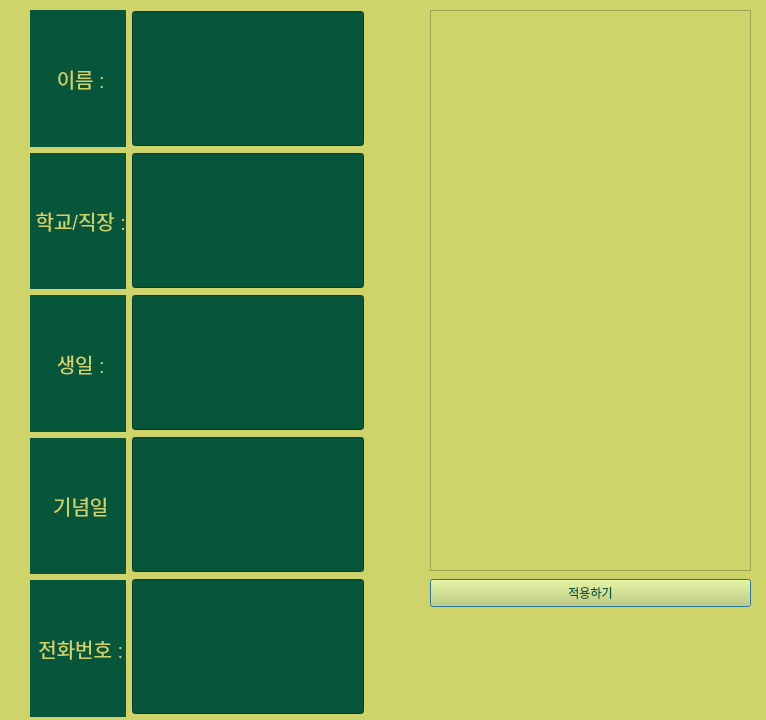
<?xml version="1.0" encoding="UTF-8"?>
<ui version="4.0">
 <class>Dialog</class>
 <widget class="QDialog" name="Dialog">
  <property name="geometry">
   <rect>
    <x>0</x>
    <y>0</y>
    <width>766</width>
    <height>720</height>
   </rect>
  </property>
  <property name="minimumSize">
   <size>
    <width>640</width>
    <height>720</height>
   </size>
  </property>
  <property name="windowTitle">
   <string>우리 강아지는 말야</string>
  </property>
  <property name="styleSheet">
   <string notr="true">background-color: rgb(206, 212, 106);
color:rgb(7, 85, 59);

</string>
  </property>
  <widget class="QPushButton" name="pushButton">
   <property name="geometry">
    <rect>
     <x>430</x>
     <y>579</y>
     <width>321</width>
     <height>28</height>
    </rect>
   </property>
   <property name="text">
    <string>적용하기</string>
   </property>
  </widget>
  <widget class="QTextEdit" name="textEdit_m">
   <property name="geometry">
    <rect>
     <x>430</x>
     <y>10</y>
     <width>321</width>
     <height>561</height>
    </rect>
   </property>
   <property name="font">
    <font>
     <family>Agency FB</family>
     <pointsize>15</pointsize>
    </font>
   </property>
  </widget>
  <widget class="QWidget" name="layoutWidget">
   <property name="geometry">
    <rect>
     <x>30</x>
     <y>10</y>
     <width>334</width>
     <height>707</height>
    </rect>
   </property>
   <layout class="QHBoxLayout" name="horizontalLayout">
    <item>
     <layout class="QVBoxLayout" name="verticalLayout_2">
      <item>
       <widget class="QLabel" name="label_12">
        <property name="font">
         <font>
          <pointsize>15</pointsize>
         </font>
        </property>
        <property name="styleSheet">
         <string notr="true">background-color: rgb(7, 85, 59);
color:rgb(206, 212, 106);
</string>
        </property>
        <property name="text">
         <string> 이름 :</string>
        </property>
        <property name="alignment">
         <set>Qt::AlignCenter</set>
        </property>
       </widget>
      </item>
      <item>
       <widget class="QLabel" name="label_18">
        <property name="font">
         <font>
          <pointsize>15</pointsize>
         </font>
        </property>
        <property name="styleSheet">
         <string notr="true">background-color: rgb(7, 85, 59);
color:rgb(206, 212, 106);
</string>
        </property>
        <property name="text">
         <string> 학교/직장 :</string>
        </property>
        <property name="alignment">
         <set>Qt::AlignCenter</set>
        </property>
       </widget>
      </item>
      <item>
       <widget class="QLabel" name="label_19">
        <property name="font">
         <font>
          <pointsize>15</pointsize>
         </font>
        </property>
        <property name="styleSheet">
         <string notr="true">background-color: rgb(7, 85, 59);
color:rgb(206, 212, 106);
</string>
        </property>
        <property name="text">
         <string> 생일 :</string>
        </property>
        <property name="alignment">
         <set>Qt::AlignCenter</set>
        </property>
       </widget>
      </item>
      <item>
       <widget class="QLabel" name="label_20">
        <property name="font">
         <font>
          <pointsize>15</pointsize>
         </font>
        </property>
        <property name="styleSheet">
         <string notr="true">background-color: rgb(7, 85, 59);
color:rgb(206, 212, 106);
</string>
        </property>
        <property name="text">
         <string> 기념일</string>
        </property>
        <property name="alignment">
         <set>Qt::AlignCenter</set>
        </property>
       </widget>
      </item>
      <item>
       <widget class="QLabel" name="label_16">
        <property name="font">
         <font>
          <pointsize>15</pointsize>
         </font>
        </property>
        <property name="styleSheet">
         <string notr="true">background-color: rgb(7, 85, 59);
color:rgb(206, 212, 106);
</string>
        </property>
        <property name="text">
         <string> 전화번호 :</string>
        </property>
        <property name="alignment">
         <set>Qt::AlignCenter</set>
        </property>
       </widget>
      </item>
     </layout>
    </item>
    <item>
     <layout class="QVBoxLayout" name="verticalLayout_3">
      <item>
       <widget class="QLineEdit" name="lineEdit_1">
        <property name="minimumSize">
         <size>
          <width>0</width>
          <height>135</height>
         </size>
        </property>
        <property name="font">
         <font>
          <pointsize>18</pointsize>
          <weight>75</weight>
          <bold>true</bold>
         </font>
        </property>
        <property name="styleSheet">
         <string notr="true">background-color: rgb(7, 85, 59);
color:rgb(206, 212, 106);
</string>
        </property>
        <property name="text">
         <string/>
        </property>
        <property name="alignment">
         <set>Qt::AlignCenter</set>
        </property>
       </widget>
      </item>
      <item>
       <widget class="QLineEdit" name="lineEdit_2">
        <property name="minimumSize">
         <size>
          <width>0</width>
          <height>135</height>
         </size>
        </property>
        <property name="font">
         <font>
          <pointsize>18</pointsize>
          <weight>75</weight>
          <bold>true</bold>
         </font>
        </property>
        <property name="styleSheet">
         <string notr="true">background-color: rgb(7, 85, 59);
color:rgb(206, 212, 106);
</string>
        </property>
        <property name="text">
         <string/>
        </property>
        <property name="alignment">
         <set>Qt::AlignCenter</set>
        </property>
       </widget>
      </item>
      <item>
       <widget class="QLineEdit" name="lineEdit_3">
        <property name="minimumSize">
         <size>
          <width>0</width>
          <height>135</height>
         </size>
        </property>
        <property name="font">
         <font>
          <pointsize>18</pointsize>
          <weight>75</weight>
          <bold>true</bold>
         </font>
        </property>
        <property name="styleSheet">
         <string notr="true">background-color: rgb(7, 85, 59);
color:rgb(206, 212, 106);
</string>
        </property>
        <property name="alignment">
         <set>Qt::AlignCenter</set>
        </property>
       </widget>
      </item>
      <item>
       <widget class="QLineEdit" name="lineEdit_4">
        <property name="minimumSize">
         <size>
          <width>0</width>
          <height>135</height>
         </size>
        </property>
        <property name="font">
         <font>
          <pointsize>18</pointsize>
          <weight>75</weight>
          <bold>true</bold>
         </font>
        </property>
        <property name="styleSheet">
         <string notr="true">background-color: rgb(7, 85, 59);
color:rgb(206, 212, 106);
</string>
        </property>
        <property name="alignment">
         <set>Qt::AlignCenter</set>
        </property>
       </widget>
      </item>
      <item>
       <widget class="QLineEdit" name="lineEdit_5">
        <property name="minimumSize">
         <size>
          <width>0</width>
          <height>135</height>
         </size>
        </property>
        <property name="font">
         <font>
          <pointsize>18</pointsize>
          <weight>75</weight>
          <bold>true</bold>
         </font>
        </property>
        <property name="styleSheet">
         <string notr="true">background-color: rgb(7, 85, 59);
color:rgb(206, 212, 106);
</string>
        </property>
        <property name="alignment">
         <set>Qt::AlignCenter</set>
        </property>
       </widget>
      </item>
     </layout>
    </item>
   </layout>
  </widget>
 </widget>
 <resources/>
 <connections>
  <connection>
   <sender>pushButton</sender>
   <signal>clicked()</signal>
   <receiver>Dialog</receiver>
   <slot>n2_3_Dclick_open()</slot>
   <hints>
    <hint type="sourcelabel">
     <x>612</x>
     <y>594</y>
    </hint>
    <hint type="destinationlabel">
     <x>611</x>
     <y>643</y>
    </hint>
   </hints>
  </connection>
 </connections>
 <slots>
  <slot>n2_3_Dclick_open()</slot>
 </slots>
</ui>
